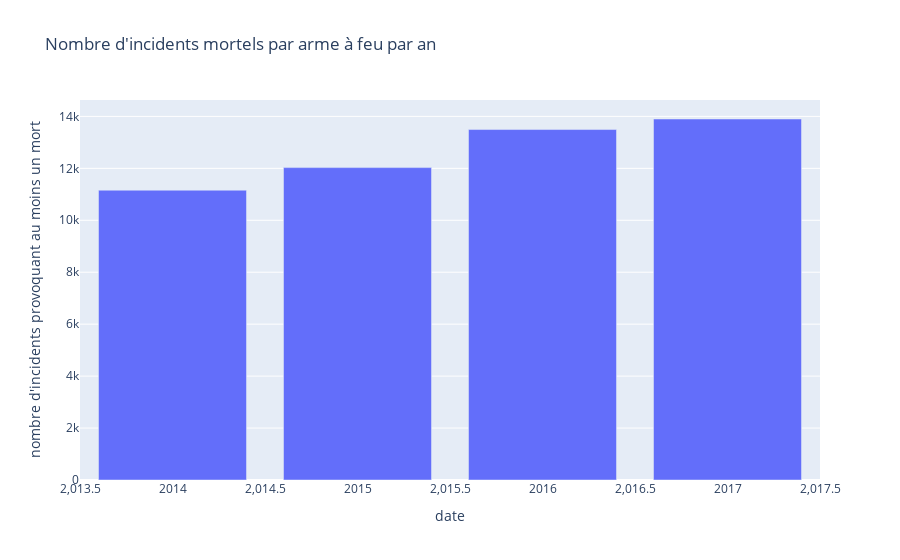

This figure's notebook cell:
### Code cell
filtered_death=updated_base[updated_base['n_killed']>=1]
filtered_death

fig2 = px.bar(filtered_death[filtered_death['date'].dt.year.isin([2014,2015,2016,2017])], x=pd.unique(filtered_death[filtered_death['date'].dt.year.isin([2014,2015,2016,2017])]['date'].dt.year), y=filtered_death[filtered_death['date'].dt.year.isin([2014,2015,2016,2017])].groupby(filtered_death['date'].dt.year).count()['incident_id'],
              labels={"x":"date", "y":"nombre d'incidents provoquant au moins un mort"},
              title="Nombre d'incidents mortels par arme à feu par an")


fig2

### Figure 1 — Plotly figure (JSON) as saved in the notebook; plotly's stock layout.template omitted (floating-point values rounded to 4 significant figures)
{"data": [{"alignmentgroup": "True", "hovertemplate": "date=%{x}<br>nombre d'incidents provoquant au moins un mort=%{y}<extra></extra>", "legendgroup": "", "marker": {"color": "#636efa", "pattern": {"shape": ""}}, "name": "", "offsetgroup": "", "orientation": "v", "showlegend": false, "textposition": "auto", "type": "bar", "x": [2014, 2015, 2016, 2017], "xaxis": "x", "y": [11159, 12028, 13494, 13900], "yaxis": "y"}], "layout": {"barmode": "relative", "legend": {"tracegroupgap": 0}, "title": {"text": "Nombre d'incidents mortels par arme à feu par an"}, "xaxis": {"anchor": "y", "domain": [0, 1], "title": {"text": "date"}}, "yaxis": {"anchor": "x", "domain": [0, 1], "title": {"text": "nombre d'incidents provoquant au moins un mort"}}}}
